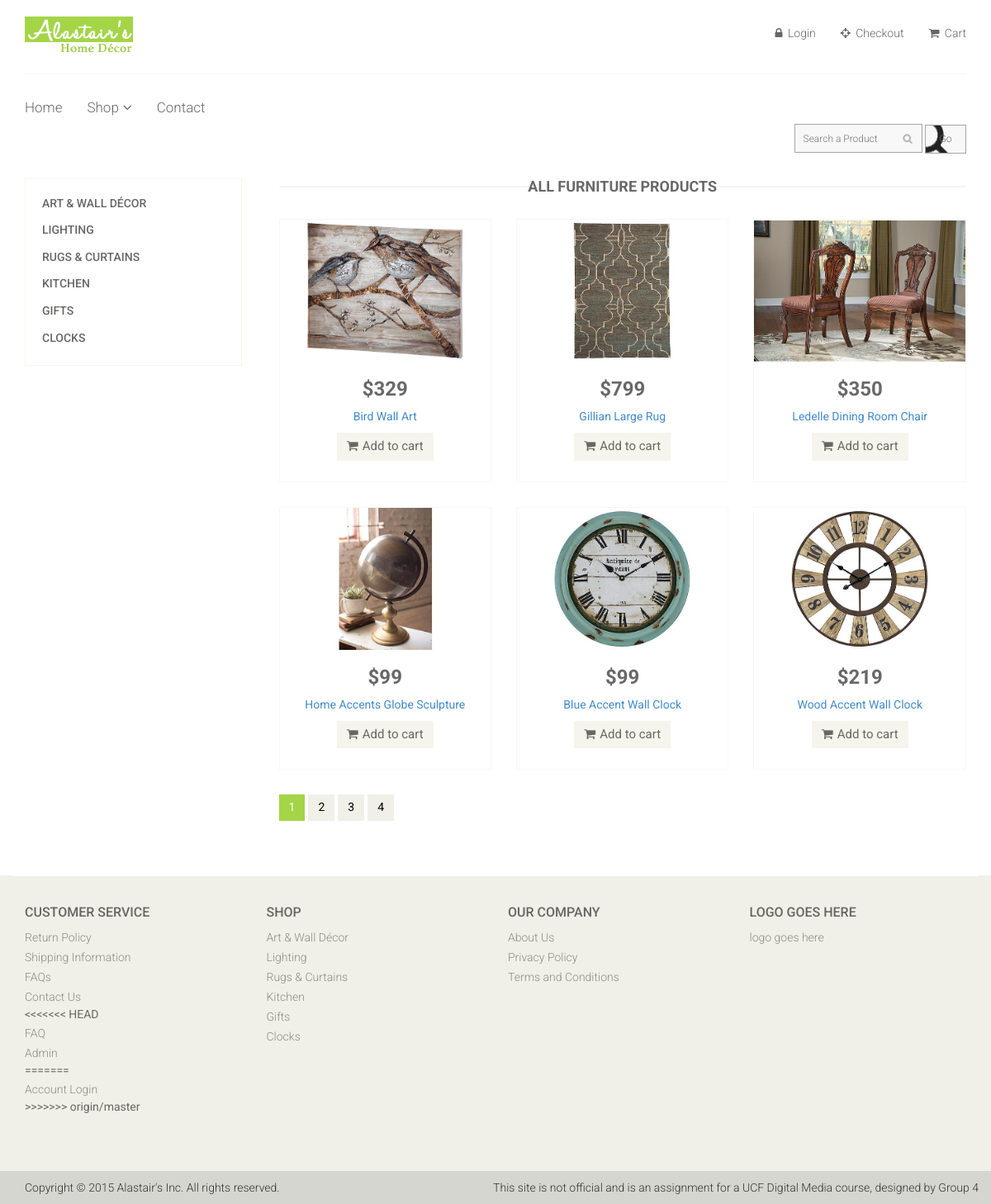
The page /shop.php on the database its author committed.
### tables this page shows
CREATE TABLE IF NOT EXISTS `alastairsgroup_account` (
  `productID` int(10) NOT NULL,
  `productName` varchar(255) NOT NULL,
  `description` text NOT NULL,
  `category` text NOT NULL,
  `sku` int(16) NOT NULL,
  `stock` int(6) NOT NULL,
  `cost` decimal(10,0) NOT NULL,
  `price` decimal(10,0) NOT NULL,
  `image` varchar(255) NOT NULL,
  `productKeywords` text NOT NULL,
  `weight` decimal(5,0) NOT NULL,
  `measurements` varchar(75) NOT NULL
);

### shop.php (the view)
<?php include ("includes/header.php"); ?>
	<section>
		<div class="container">
			<div class="row">
				<div class="col-sm-3">
					<div class="left-sidebar">
						<div class="panel-group category-products" id="accordian">
							<div class="panel panel-default">
								<div class="panel-heading">
									<h4 class="panel-title">
										<a data-toggle="collapse" data-parent="#accordian">
											<span class="badge pull-right"></span>
											<a href="art_wall_decor.php">Art & Wall Décor</a>
										</a>
									</h4>
								</div>
							</div>
							<div class="panel panel-default">
								<div class="panel-heading">
									<h4 class="panel-title">
										<a data-toggle="collapse" data-parent="#accordian">
											<span class="badge pull-right"></span>
											Lighting
										</a>
									</h4>
								</div>
							</div>
							<div class="panel panel-default">
								<div class="panel-heading">
									<h4 class="panel-title"><a href="#">Rugs & Curtains</a></h4>
								</div>
							</div>
							<div class="panel panel-default">
								<div class="panel-heading">
									<h4 class="panel-title"><a href="#">Kitchen</a></h4>
								</div>
							</div>
							<div class="panel panel-default">
								<div class="panel-heading">
									<h4 class="panel-title"><a href="#">Gifts</a></h4>
								</div>
							</div>
							<div class="panel panel-default">
								<div class="panel-heading">
									<h4 class="panel-title"><a href="#">Clocks</a></h4>
								</div>
							</div>
						</div>
					</div>
				</div>
				<div class="col-sm-9 padding-right">
					<div class="features_items">
						<h2 class="title text-center">All Furniture Products</h2>
						<?php
						$query=mysql_query("select * from alastairsgroup_account order by rand() limit 6");
						while($results=mysql_fetch_array($query))
						{
						?>
						<div class="col-sm-4">
							<div class="product-image-wrapper">
								<div class="single-products">
									<div class="productinfo text-center">
                                    <a href="product-details.php?view=<?php echo $results['productID']; ?>"><img src="<?php echo $results['image'];?>" alt="Product" /></a>
                                    <h2>$<?php echo $results['price'];?></h2>
									<p><a href="product-details.php?view=<?php echo $results['productID']; ?>"><?php echo $results['productName'];?></a></p>
                                    <a href="cart.php?prod=<?php echo $results['productID']; ?>" class="btn btn-default add-to-cart"><i class="fa fa-shopping-cart"></i>Add to cart</a>
									</div>
								</div>
							</div>
						</div>
						<?php } ?>
						<ul class="pagination">
							<li class="active"><a href="">1</a></li>
							<li><a href="">2</a></li>
							<li><a href="">3</a></li>
							<li><a href="">4</a></li>
						</ul>
					</div>
				</div>
			</div>
	</section>
<?php include ("includes/footer.php");?>

### css/styles.css (style rules this page uses)
body { font-family: 'Roboto', sans-serif; position: relative; font-weight:400px; color: #696763; }
ul li { list-style: none; }
a { -webkit-transition: 300ms; -moz-transition: 300ms; -o-transition: 300ms; transition: 300ms; }
h1, h2, h3, h4, h5, h6,p { font-family: 'Roboto', sans-serif; }
.category-products { border: 1px solid #F7F7F0; margin-bottom: 35px; padding-bottom: 20px; padding-top: 15px; }
.left-sidebar h2:after, h2.title:after { content: " "; position: absolute; border: 1px solid #f5f5f5; bottom:8px; left: 0; width: 100%; height: 0; z-index: -2; }
h2.title:before { content: " "; position: absolute; background: #fff; bottom: -6px; width: 220px; height: 30px; z-index: -1; left: 50%; margin-left: -110px; }
.category-products .panel { background-color: #FFFFFF; border: 0px; border-radius: 0px; box-shadow:none; margin-bottom: 0px; }
.category-products .panel-default .panel-heading { background-color: #FFFFFF; border: 0 none; color: #FFFFFF; padding: 5px 20px; }
.category-products .panel-default .panel-heading .panel-title a { color: #696763; font-family: 'Roboto', sans-serif; font-size: 14px; text-decoration: none; text-transform: uppercase; }
.category-products .badge { background:none; border-radius: 10px; color: #696763; display: inline-block; font-size: 12px; font-weight: bold; line-height: 1; min-width: 10px; padding: 3px 7px; text-align: center; vertical-align: baseline; white-space: nowrap; }
.padding-right { padding-right: 0; }
.features_items { overflow:hidden; }
h2.title { color: #686868; font-family: 'Roboto', sans-serif; font-size: 18px; font-weight: 700; margin: 0 15px; text-transform: uppercase; margin-bottom: 30px; position: relative; }
.product-image-wrapper { border:1px solid #F7F7F5; overflow: hidden; margin-bottom:30px; }
.single-products { position: relative; }
.productinfo h2 { color: #686868; font-family: 'Roboto', sans-serif; font-size: 24px; font-weight: 700; }
.productinfo p { font-family: 'Roboto', sans-serif; font-size: 14px; font-weight: 400; color: #696763; }
.productinfo img { width: 100%; }
.productinfo { position:relative; }
.add-to-cart { background:#F5F5ED; border: 0 none; border-radius: 0; color: #696763; font-family: 'Roboto', sans-serif; font-size: 15px; margin-bottom: 25px; }
.add-to-cart i { margin-right:5px; }
.pagination { display: inline-block; margin-bottom: 25px; margin-top: 0; padding-left: 15px; }
.pagination li:first-child a, .pagination li:first-child span { border-bottom-left-radius: 0; border-top-left-radius: 0; margin-left: 0; }
.pagination li:last-child a, .pagination li:last-child span { border-bottom-right-radius: 0; border-top-right-radius: 0; }
.pagination .active a, .pagination .active span, .pagination .active a:hover, .pagination .active span:hover, .pagination .active a:focus, .pagination .active span:focus { background-color: #a4d546; border-color: #a4d546; color: #FFFFFF; cursor: default; z-index: 2; }
.pagination li a, .pagination li span { background-color: #f0f0e9; border: 0; float: left; line-height: 1.42857; margin-left: -1px; padding: 6px 12px; position: relative; text-decoration: none; margin-right: 5px; color:#000; }

### rows shown on the page
alastairsgroup_account: image (picture), price "329", productName "Bird Wall Art"
alastairsgroup_account: image (picture), price "799", productName "Gillian Large Rug"
alastairsgroup_account: image (picture), price "350", productName "Ledelle Dining Room Chair"
alastairsgroup_account: image (picture), price "99", productName "Home Accents Globe Sculpture"
alastairsgroup_account: image (picture), price "99", productName "Blue Accent Wall Clock"
alastairsgroup_account: image (picture), price "219", productName "Wood Accent Wall Clock"
